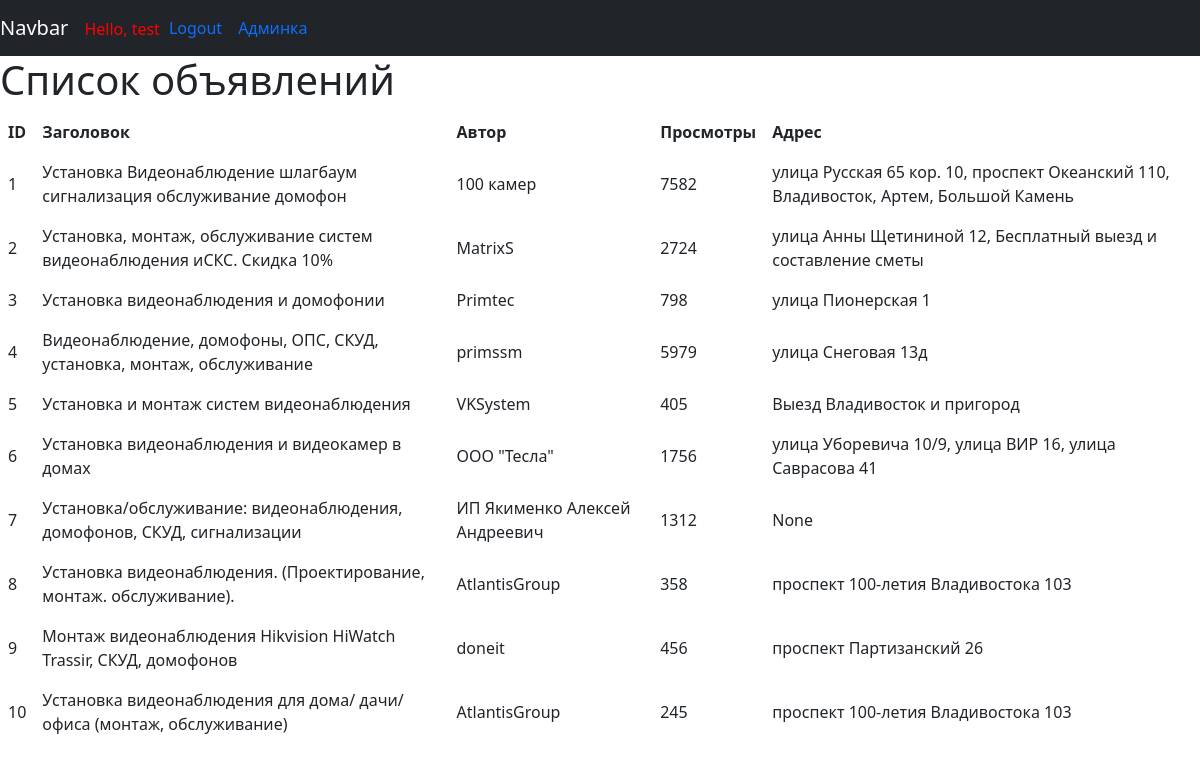
The app's page /api/ (signed in) with its own data.
### main/models.py (models this page shows, shortened)
class Ad(models.Model):
    title = models.CharField(max_length=255, null=True, blank=True)
    author = models.CharField(max_length=255, null=True, blank=True)
    views = models.PositiveIntegerField()
    address = models.CharField(max_length=255, null=True, blank=True)

### main/views.py (the view)
# urls.py: path('', views.ads_list, name='ads-list'),
def ads_list(request):
    ads = Ad.objects.all().order_by('id')[:10]
    return render(request, 'ads_list.html', {'ads': ads})

### main/templates/ads_list.html (shortened to what this page needs)
<!DOCTYPE html>
{% extends 'base.html' %}
{% block content %}
<html lang="en">
<head>
</head>
<body>
    <h1>Список объявлений</h1>
    {% if user.is_authenticated %}
    <table>
        <thead>
            <tr>
                <th>ID</th>
                <th>Заголовок</th>
                <th>Автор</th>
                <th>Просмотры</th>
                <th>Адрес</th>
            </tr>
        </thead>
        <tbody>
            {% for ad in ads %}
            <tr>
                <td>{{ ad.id }}</td>
                <td>{{ ad.title }}</td>
                <td>{{ ad.author }}</td>
                <td>{{ ad.views }}</td>
                <td>{{ ad.address }}</td>
            </tr>
            {% endfor %}
        </tbody>
    </table>
    {% else %}
        <p  style="color:red">Для просмотра данных необходимо авторизоваться</p>
    {% endif %}
</body>
{% endblock %}

### main/templates/base.html (shortened to what this page needs)
<!doctype html>
<html lang="en">
<head>
    <link rel="stylesheet" href="https://cdn.jsdelivr.net/npm/bootstrap@5.2.3/dist/css/bootstrap.min.css">
</head>
<body>
{% include 'navbar.html' %}
    {% block content %} {% endblock %}
</body>
</html>

### main/templates/navbar.html (shortened to what this page needs)
<nav class="navbar navbar-expand-lg navbar-dark bg-dark">
  <a class="navbar-brand" href="#">Navbar</a>
  <div class="collapse navbar-collapse" id="navbarNavAltMarkup">
    <div class="navbar-nav">
      {% if user.is_authenticated %}
      <span class="hello-msg" style="color: red; margin-right: 9px; margin-top: 8.5px;">Hello, {{ request.user }} </span>
      <a class="me-3 py-2 link-body-emphasis text-decoration-none" href="{% url 'logout' %}">Logout</a>
      {% if user.is_authenticated and user.is_staff %}
      <a class="me-3 py-2 link-body-emphasis text-decoration-none" href="{% url 'admin:index' %}">Админка</a>
      {% endif %}
      {% else %}
      <a class="me-3 py-2 link-body-emphasis text-decoration-none" href="{% url 'login' %}">Login</a>
      <a class="me-3 py-2 link-body-emphasis text-decoration-none" href="{% url 'register_user' %}">Register</a>
      {% endif %}
    </div>
  </div>
</nav>

### main/templates/ads_list.html (style rules this page uses)
table { border-collapse: collapse; width: 100%; }
th, td { padding: 8px; text-align: left; }

### records on screen
Ad: id "1", title "Установка Видеонаблюдение шлагбаум сигнализация обслуживание домофон", author "100 камер", views "7582", address "улица Русская 65 кор. 10, проспект Океанский 110, Владивосток, Артем, Большой Камень"
Ad: id "2", title "Установка, монтаж, обслуживание систем видеонаблюдения иСКС. Скидка 10%", author "MatrixS", views "2724", address "улица Анны Щетининой 12, Бесплатный выезд и составление сметы"
Ad: id "3", title "Установка видеонаблюдения и домофонии", author "Primtec", views "798", address "улица Пионерская 1"
Ad: id "4", title "Видеонаблюдение, домофоны, ОПС, СКУД, установка, монтаж, обслуживание", author "primssm", views "5979", address "улица Снеговая 13д"
Ad: id "5", title "Установка и монтаж систем видеонаблюдения", author "VKSystem", views "405", address "Выезд Владивосток и пригород"
Ad: id "6", title "Установка видеонаблюдения и видеокамер в домах", author "ООО \"Тесла\"", views "1756", address "улица Уборевича 10/9, улица ВИР 16, улица Саврасова 41"
Ad: id "7", title "Установка/обслуживание: видеонаблюдения, домофонов, СКУД, сигнализации", author "ИП Якименко Алексей Андреевич", views "1312", address "None"
Ad: id "8", title "Установка видеонаблюдения. (Проектирование, монтаж. обслуживание).", author "AtlantisGroup", views "358", address "проспект 100-летия Владивостока 103"
Ad: id "9", title "Монтаж видеонаблюдения Hikvision HiWatch Trassir, СКУД, домофонов", author "doneit", views "456", address "проспект Партизанский 26"
Ad: id "10", title "Установка видеонаблюдения для дома/ дачи/ офиса (монтаж, обслуживание)", author "AtlantisGroup", views "245", address "проспект 100-летия Владивостока 103"

### other values on screen
{{ request.user }} "test"
